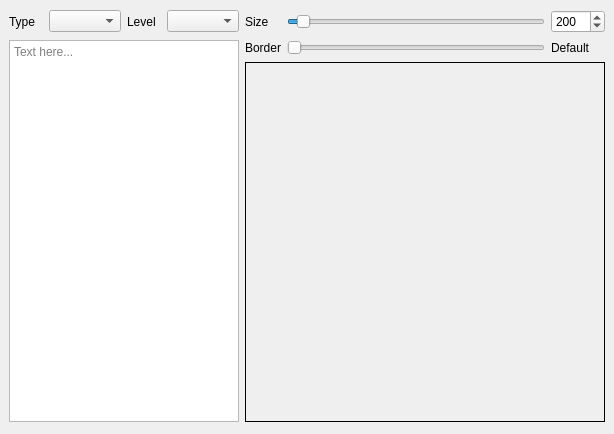
<?xml version="1.0" encoding="UTF-8"?>
<ui version="4.0">
 <class>MainWindow</class>
 <widget class="QMainWindow" name="MainWindow">
  <property name="geometry">
   <rect>
    <x>0</x>
    <y>0</y>
    <width>614</width>
    <height>434</height>
   </rect>
  </property>
  <property name="windowTitle">
   <string>MainWindow</string>
  </property>
  <widget class="QWidget" name="centralwidget">
   <layout class="QGridLayout" name="gridLayout">
    <item row="0" column="0">
     <widget class="QLabel" name="typeLabel">
      <property name="text">
       <string>Type</string>
      </property>
     </widget>
    </item>
    <item row="0" column="1">
     <widget class="QComboBox" name="qrType"/>
    </item>
    <item row="0" column="2">
     <widget class="QLabel" name="levelLabel">
      <property name="text">
       <string>Level</string>
      </property>
     </widget>
    </item>
    <item row="0" column="3">
     <widget class="QComboBox" name="qrLevel"/>
    </item>
    <item row="0" column="4">
     <widget class="QLabel" name="sizeLabel">
      <property name="text">
       <string>Size</string>
      </property>
     </widget>
    </item>
    <item row="0" column="5">
     <widget class="QSlider" name="sizeSlider">
      <property name="minimum">
       <number>50</number>
      </property>
      <property name="maximum">
       <number>4000</number>
      </property>
      <property name="singleStep">
       <number>10</number>
      </property>
      <property name="value">
       <number>200</number>
      </property>
      <property name="orientation">
       <enum>Qt::Horizontal</enum>
      </property>
     </widget>
    </item>
    <item row="0" column="6">
     <widget class="QSpinBox" name="sizeSpin">
      <property name="minimum">
       <number>50</number>
      </property>
      <property name="maximum">
       <number>4000</number>
      </property>
      <property name="singleStep">
       <number>10</number>
      </property>
      <property name="value">
       <number>200</number>
      </property>
     </widget>
    </item>
    <item row="1" column="0" rowspan="2" colspan="4">
     <widget class="QPlainTextEdit" name="text">
      <property name="placeholderText">
       <string>Text here...</string>
      </property>
     </widget>
    </item>
    <item row="1" column="4">
     <widget class="QLabel" name="borderLabel">
      <property name="text">
       <string>Border</string>
      </property>
     </widget>
    </item>
    <item row="1" column="5">
     <widget class="QSlider" name="borderSlider">
      <property name="minimum">
       <number>-1</number>
      </property>
      <property name="maximum">
       <number>10</number>
      </property>
      <property name="value">
       <number>-1</number>
      </property>
      <property name="orientation">
       <enum>Qt::Horizontal</enum>
      </property>
     </widget>
    </item>
    <item row="1" column="6">
     <widget class="QLabel" name="borderDisplay">
      <property name="text">
       <string>Default</string>
      </property>
     </widget>
    </item>
    <item row="2" column="4" colspan="3">
     <widget class="QLabel" name="qrCode">
      <property name="minimumSize">
       <size>
        <width>360</width>
        <height>360</height>
       </size>
      </property>
      <property name="maximumSize">
       <size>
        <width>360</width>
        <height>360</height>
       </size>
      </property>
      <property name="contextMenuPolicy">
       <enum>Qt::CustomContextMenu</enum>
      </property>
      <property name="styleSheet">
       <string notr="true">border: 1px solid black</string>
      </property>
      <property name="text">
       <string/>
      </property>
      <property name="scaledContents">
       <bool>true</bool>
      </property>
      <property name="alignment">
       <set>Qt::AlignCenter</set>
      </property>
     </widget>
    </item>
   </layout>
  </widget>
 </widget>
 <resources>
  <include location="Resource.qrc"/>
 </resources>
 <connections>
  <connection>
   <sender>sizeSlider</sender>
   <signal>sliderMoved(int)</signal>
   <receiver>sizeSpin</receiver>
   <slot>setValue(int)</slot>
   <hints>
    <hint type="sourcelabel">
     <x>369</x>
     <y>30</y>
    </hint>
    <hint type="destinationlabel">
     <x>490</x>
     <y>30</y>
    </hint>
   </hints>
  </connection>
  <connection>
   <sender>sizeSpin</sender>
   <signal>valueChanged(int)</signal>
   <receiver>sizeSlider</receiver>
   <slot>setValue(int)</slot>
   <hints>
    <hint type="sourcelabel">
     <x>490</x>
     <y>30</y>
    </hint>
    <hint type="destinationlabel">
     <x>369</x>
     <y>30</y>
    </hint>
   </hints>
  </connection>
  <connection>
   <sender>sizeSlider</sender>
   <signal>valueChanged(int)</signal>
   <receiver>sizeSpin</receiver>
   <slot>setValue(int)</slot>
   <hints>
    <hint type="sourcelabel">
     <x>369</x>
     <y>30</y>
    </hint>
    <hint type="destinationlabel">
     <x>490</x>
     <y>30</y>
    </hint>
   </hints>
  </connection>
 </connections>
</ui>
